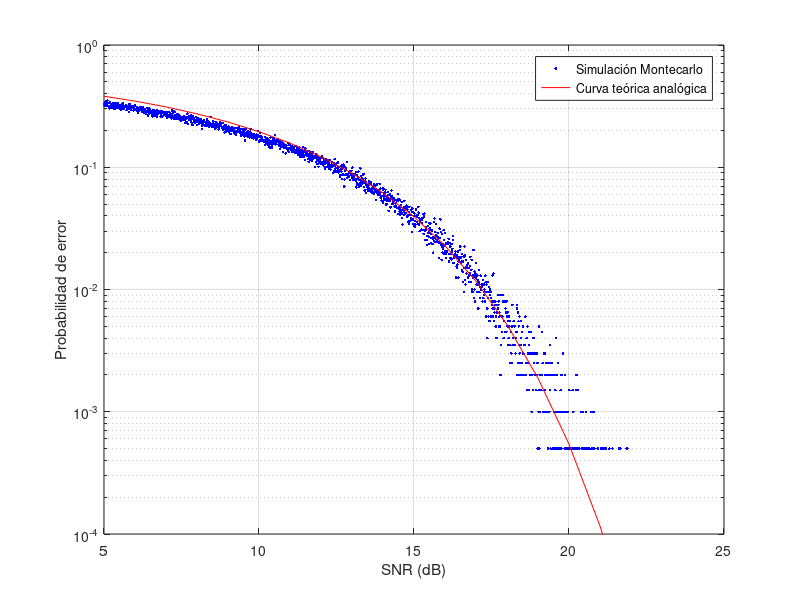

This chart was generated by the following MATLAB code:
clear all            % Borramos todas las variables locales.                               
close all            % Cerramos archivos y ventanas abiertas.
clc                  % Limpio pantalla  


P_err=[];
P_err_posta=[];
i=1;
A=12;
h=0.9;               % Factor de atenuación
M = 2000;            % Cantidad de muestras a generar.
b_real=round(rand(1,M));  % Cantidad de bits
paso=5;

vector_SNR = 5:0.01:25;
parfor i=1:length(vector_SNR)
  SNR = vector_SNR(i);
  b=b_real;
  G = 1/h * sqrt(SNR/(1+SNR));
  S=A*(2*b-1); % Señal
  Potencia_N = (h*A)^2/(10^(SNR/10));
    for j=1:8
      N=sqrt(Potencia_N)*randn(size(S)); % N(0,sigma)
      Y=h*S+N; % Señal recibida

      S = G*Y; % Señal amplificada
    endfor

  b_hat=(sign(S)+ 1)/2;
  P_err(i)=nnz(b_real-b_hat)/M;
endparfor

semilogy(vector_SNR,P_err, 'b.')
ylim([10^-6 10^0])
grid on

hold on
n = 9;
SNR_dB_t = 5:25;
SNR_t = 10.^(SNR_dB_t/10);

%%% Probabilidad de error teorico en el repetidor analogico %%%

P_en_a_t = qfunc( (SNR_t.^(n/2)) ./ sqrt((SNR_t+1).^n - SNR_t.^n) ) ;

plot(SNR_dB_t,P_en_a_t,'r');
axis([5 25 1e-4 1]);
ylabel('Probabilidad de error')
xlabel('SNR (dB)')
legend('Simulación Montecarlo','Curva teórica analógica')
